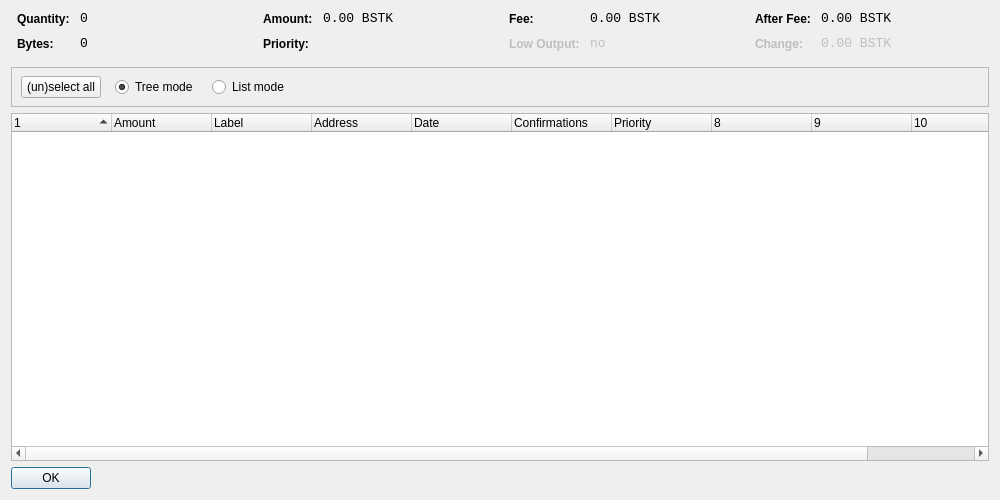
<?xml version="1.0" encoding="UTF-8"?>
<ui version="4.0">
 <class>CoinControlDialog</class>
 <widget class="QDialog" name="CoinControlDialog">
  <property name="geometry">
   <rect>
    <x>0</x>
    <y>0</y>
    <width>1000</width>
    <height>500</height>
   </rect>
  </property>
  <property name="windowTitle">
   <string>Coin Control</string>
  </property>
  <layout class="QVBoxLayout" name="verticalLayout">
   <item>
    <layout class="QHBoxLayout" name="horizontalLayoutTop" stretch="0,0,0,0">
     <property name="topMargin">
      <number>0</number>
     </property>
     <property name="bottomMargin">
      <number>10</number>
     </property>
     <item>
      <layout class="QFormLayout" name="formLayoutCoinControl1">
       <property name="horizontalSpacing">
        <number>10</number>
       </property>
       <property name="verticalSpacing">
        <number>10</number>
       </property>
       <property name="leftMargin">
        <number>6</number>
       </property>
       <property name="rightMargin">
        <number>6</number>
       </property>
       <item row="0" column="0">
        <widget class="QLabel" name="labelCoinControlQuantityText">
         <property name="styleSheet">
          <string notr="true">font-weight:bold;</string>
         </property>
         <property name="text">
          <string>Quantity:</string>
         </property>
        </widget>
       </item>
       <item row="0" column="1">
        <widget class="QLabel" name="labelCoinControlQuantity">
         <property name="font">
          <font>
           <family>Monospace</family>
           <pointsize>10</pointsize>
          </font>
         </property>
         <property name="cursor">
          <cursorShape>IBeamCursor</cursorShape>
         </property>
         <property name="contextMenuPolicy">
          <enum>Qt::ActionsContextMenu</enum>
         </property>
         <property name="text">
          <string notr="true">0</string>
         </property>
         <property name="textInteractionFlags">
          <set>Qt::LinksAccessibleByMouse|Qt::TextSelectableByKeyboard|Qt::TextSelectableByMouse</set>
         </property>
        </widget>
       </item>
       <item row="1" column="0">
        <widget class="QLabel" name="labelCoinControlBytesText">
         <property name="styleSheet">
          <string notr="true">font-weight:bold;</string>
         </property>
         <property name="text">
          <string>Bytes:</string>
         </property>
        </widget>
       </item>
       <item row="1" column="1">
        <widget class="QLabel" name="labelCoinControlBytes">
         <property name="font">
          <font>
           <family>Monospace</family>
           <pointsize>10</pointsize>
          </font>
         </property>
         <property name="cursor">
          <cursorShape>IBeamCursor</cursorShape>
         </property>
         <property name="contextMenuPolicy">
          <enum>Qt::ActionsContextMenu</enum>
         </property>
         <property name="text">
          <string notr="true">0</string>
         </property>
         <property name="textInteractionFlags">
          <set>Qt::LinksAccessibleByMouse|Qt::TextSelectableByKeyboard|Qt::TextSelectableByMouse</set>
         </property>
        </widget>
       </item>
      </layout>
     </item>
     <item>
      <layout class="QFormLayout" name="formLayoutCoinControl2">
       <property name="horizontalSpacing">
        <number>10</number>
       </property>
       <property name="verticalSpacing">
        <number>10</number>
       </property>
       <property name="leftMargin">
        <number>6</number>
       </property>
       <property name="rightMargin">
        <number>6</number>
       </property>
       <item row="0" column="0">
        <widget class="QLabel" name="labelCoinControlAmountText">
         <property name="styleSheet">
          <string notr="true">font-weight:bold;</string>
         </property>
         <property name="text">
          <string>Amount:</string>
         </property>
        </widget>
       </item>
       <item row="0" column="1">
        <widget class="QLabel" name="labelCoinControlAmount">
         <property name="font">
          <font>
           <family>Monospace</family>
           <pointsize>10</pointsize>
          </font>
         </property>
         <property name="cursor">
          <cursorShape>IBeamCursor</cursorShape>
         </property>
         <property name="contextMenuPolicy">
          <enum>Qt::ActionsContextMenu</enum>
         </property>
         <property name="text">
          <string notr="true">0.00 BSTK</string>
         </property>
         <property name="textInteractionFlags">
          <set>Qt::LinksAccessibleByMouse|Qt::TextSelectableByKeyboard|Qt::TextSelectableByMouse</set>
         </property>
        </widget>
       </item>
       <item row="1" column="0">
        <widget class="QLabel" name="labelCoinControlPriorityText">
         <property name="styleSheet">
          <string notr="true">font-weight:bold;</string>
         </property>
         <property name="text">
          <string>Priority:</string>
         </property>
        </widget>
       </item>
       <item row="1" column="1">
        <widget class="QLabel" name="labelCoinControlPriority">
         <property name="font">
          <font>
           <family>Monospace</family>
           <pointsize>10</pointsize>
          </font>
         </property>
         <property name="cursor">
          <cursorShape>IBeamCursor</cursorShape>
         </property>
         <property name="contextMenuPolicy">
          <enum>Qt::ActionsContextMenu</enum>
         </property>
         <property name="text">
          <string/>
         </property>
         <property name="textInteractionFlags">
          <set>Qt::LinksAccessibleByMouse|Qt::TextSelectableByKeyboard|Qt::TextSelectableByMouse</set>
         </property>
        </widget>
       </item>
      </layout>
     </item>
     <item>
      <layout class="QFormLayout" name="formLayoutCoinControl3">
       <property name="horizontalSpacing">
        <number>10</number>
       </property>
       <property name="verticalSpacing">
        <number>10</number>
       </property>
       <property name="leftMargin">
        <number>6</number>
       </property>
       <property name="rightMargin">
        <number>6</number>
       </property>
       <item row="0" column="0">
        <widget class="QLabel" name="labelCoinControlFeeText">
         <property name="styleSheet">
          <string notr="true">font-weight:bold;</string>
         </property>
         <property name="text">
          <string>Fee:</string>
         </property>
        </widget>
       </item>
       <item row="0" column="1">
        <widget class="QLabel" name="labelCoinControlFee">
         <property name="font">
          <font>
           <family>Monospace</family>
           <pointsize>10</pointsize>
          </font>
         </property>
         <property name="cursor">
          <cursorShape>IBeamCursor</cursorShape>
         </property>
         <property name="contextMenuPolicy">
          <enum>Qt::ActionsContextMenu</enum>
         </property>
         <property name="text">
          <string notr="true">0.00 BSTK</string>
         </property>
         <property name="textInteractionFlags">
          <set>Qt::LinksAccessibleByMouse|Qt::TextSelectableByKeyboard|Qt::TextSelectableByMouse</set>
         </property>
        </widget>
       </item>
       <item row="1" column="0">
        <widget class="QLabel" name="labelCoinControlLowOutputText">
         <property name="enabled">
          <bool>false</bool>
         </property>
         <property name="styleSheet">
          <string notr="true">font-weight:bold;</string>
         </property>
         <property name="text">
          <string>Low Output:</string>
         </property>
        </widget>
       </item>
       <item row="1" column="1">
        <widget class="QLabel" name="labelCoinControlLowOutput">
         <property name="enabled">
          <bool>false</bool>
         </property>
         <property name="font">
          <font>
           <family>Monospace</family>
           <pointsize>10</pointsize>
          </font>
         </property>
         <property name="cursor">
          <cursorShape>IBeamCursor</cursorShape>
         </property>
         <property name="contextMenuPolicy">
          <enum>Qt::ActionsContextMenu</enum>
         </property>
         <property name="text">
          <string notr="true">no</string>
         </property>
         <property name="textInteractionFlags">
          <set>Qt::LinksAccessibleByMouse|Qt::TextSelectableByKeyboard|Qt::TextSelectableByMouse</set>
         </property>
        </widget>
       </item>
      </layout>
     </item>
     <item>
      <layout class="QFormLayout" name="formLayoutCoinControl4">
       <property name="horizontalSpacing">
        <number>10</number>
       </property>
       <property name="verticalSpacing">
        <number>10</number>
       </property>
       <property name="leftMargin">
        <number>6</number>
       </property>
       <property name="rightMargin">
        <number>6</number>
       </property>
       <item row="0" column="0">
        <widget class="QLabel" name="labelCoinControlAfterFeeText">
         <property name="styleSheet">
          <string notr="true">font-weight:bold;</string>
         </property>
         <property name="text">
          <string>After Fee:</string>
         </property>
        </widget>
       </item>
       <item row="0" column="1">
        <widget class="QLabel" name="labelCoinControlAfterFee">
         <property name="font">
          <font>
           <family>Monospace</family>
           <pointsize>10</pointsize>
          </font>
         </property>
         <property name="cursor">
          <cursorShape>IBeamCursor</cursorShape>
         </property>
         <property name="contextMenuPolicy">
          <enum>Qt::ActionsContextMenu</enum>
         </property>
         <property name="text">
          <string notr="true">0.00 BSTK</string>
         </property>
         <property name="textInteractionFlags">
          <set>Qt::LinksAccessibleByMouse|Qt::TextSelectableByKeyboard|Qt::TextSelectableByMouse</set>
         </property>
        </widget>
       </item>
       <item row="1" column="0">
        <widget class="QLabel" name="labelCoinControlChangeText">
         <property name="enabled">
          <bool>false</bool>
         </property>
         <property name="styleSheet">
          <string notr="true">font-weight:bold;</string>
         </property>
         <property name="text">
          <string>Change:</string>
         </property>
        </widget>
       </item>
       <item row="1" column="1">
        <widget class="QLabel" name="labelCoinControlChange">
         <property name="enabled">
          <bool>false</bool>
         </property>
         <property name="font">
          <font>
           <family>Monospace</family>
           <pointsize>10</pointsize>
          </font>
         </property>
         <property name="cursor">
          <cursorShape>IBeamCursor</cursorShape>
         </property>
         <property name="contextMenuPolicy">
          <enum>Qt::ActionsContextMenu</enum>
         </property>
         <property name="text">
          <string notr="true">0.00 BSTK</string>
         </property>
         <property name="textInteractionFlags">
          <set>Qt::LinksAccessibleByMouse|Qt::TextSelectableByKeyboard|Qt::TextSelectableByMouse</set>
         </property>
        </widget>
       </item>
      </layout>
     </item>
    </layout>
   </item>
   <item>
    <widget class="QFrame" name="frame">
     <property name="minimumSize">
      <size>
       <width>0</width>
       <height>40</height>
      </size>
     </property>
     <property name="frameShape">
      <enum>QFrame::StyledPanel</enum>
     </property>
     <property name="frameShadow">
      <enum>QFrame::Sunken</enum>
     </property>
     <widget class="QWidget" name="horizontalLayoutWidget">
      <property name="geometry">
       <rect>
        <x>10</x>
        <y>0</y>
        <width>781</width>
        <height>41</height>
       </rect>
      </property>
      <layout class="QHBoxLayout" name="horizontalLayoutPanel" stretch="0,0,0,0,0">
       <property name="spacing">
        <number>14</number>
       </property>
       <item>
        <widget class="QPushButton" name="pushButtonSelectAll">
         <property name="sizePolicy">
          <sizepolicy hsizetype="Maximum" vsizetype="Fixed">
           <horstretch>0</horstretch>
           <verstretch>0</verstretch>
          </sizepolicy>
         </property>
         <property name="text">
          <string>(un)select all</string>
         </property>
        </widget>
       </item>
       <item>
        <widget class="QRadioButton" name="radioTreeMode">
         <property name="sizePolicy">
          <sizepolicy hsizetype="Maximum" vsizetype="Fixed">
           <horstretch>0</horstretch>
           <verstretch>0</verstretch>
          </sizepolicy>
         </property>
         <property name="text">
          <string>Tree mode</string>
         </property>
         <property name="checked">
          <bool>true</bool>
         </property>
        </widget>
       </item>
       <item>
        <widget class="QRadioButton" name="radioListMode">
         <property name="sizePolicy">
          <sizepolicy hsizetype="Maximum" vsizetype="Fixed">
           <horstretch>0</horstretch>
           <verstretch>0</verstretch>
          </sizepolicy>
         </property>
         <property name="text">
          <string>List mode</string>
         </property>
        </widget>
       </item>
       <item>
        <spacer name="horizontalSpacer">
         <property name="orientation">
          <enum>Qt::Horizontal</enum>
         </property>
         <property name="sizeHint" stdset="0">
          <size>
           <width>40</width>
           <height>20</height>
          </size>
         </property>
        </spacer>
       </item>
      </layout>
     </widget>
    </widget>
   </item>
   <item>
    <widget class="CoinControlTreeWidget" name="treeWidget">
     <property name="contextMenuPolicy">
      <enum>Qt::CustomContextMenu</enum>
     </property>
     <property name="sortingEnabled">
      <bool>false</bool>
     </property>
     <property name="columnCount">
      <number>11</number>
     </property>
     <attribute name="headerShowSortIndicator" stdset="0">
      <bool>true</bool>
     </attribute>
     <attribute name="headerStretchLastSection">
      <bool>false</bool>
     </attribute>
     <column>
      <property name="text">
       <string/>
      </property>
     </column>
     <column>
      <property name="text">
       <string>Amount</string>
      </property>
     </column>
     <column>
      <property name="text">
       <string>Label</string>
      </property>
     </column>
     <column>
      <property name="text">
       <string>Address</string>
      </property>
     </column>
     <column>
      <property name="text">
       <string>Date</string>
      </property>
     </column>
     <column>
      <property name="text">
       <string>Confirmations</string>
      </property>
      <property name="toolTip">
       <string>Confirmed</string>
      </property>
     </column>
     <column>
      <property name="text">
       <string>Priority</string>
      </property>
     </column>
     <column>
      <property name="text">
       <string/>
      </property>
     </column>
     <column>
      <property name="text">
       <string/>
      </property>
     </column>
     <column>
      <property name="text">
       <string/>
      </property>
     </column>
     <column>
      <property name="text">
       <string/>
      </property>
     </column>
    </widget>
   </item>
   <item>
    <widget class="QDialogButtonBox" name="buttonBox">
     <property name="sizePolicy">
      <sizepolicy hsizetype="Maximum" vsizetype="Fixed">
       <horstretch>0</horstretch>
       <verstretch>0</verstretch>
      </sizepolicy>
     </property>
     <property name="orientation">
      <enum>Qt::Horizontal</enum>
     </property>
     <property name="standardButtons">
      <set>QDialogButtonBox::Ok</set>
     </property>
    </widget>
   </item>
  </layout>
 </widget>
 <customwidgets>
  <customwidget>
   <class>CoinControlTreeWidget</class>
   <extends>QTreeWidget</extends>
   <header>coincontroltreewidget.h</header>
  </customwidget>
 </customwidgets>
 <resources/>
 <connections/>
</ui>
